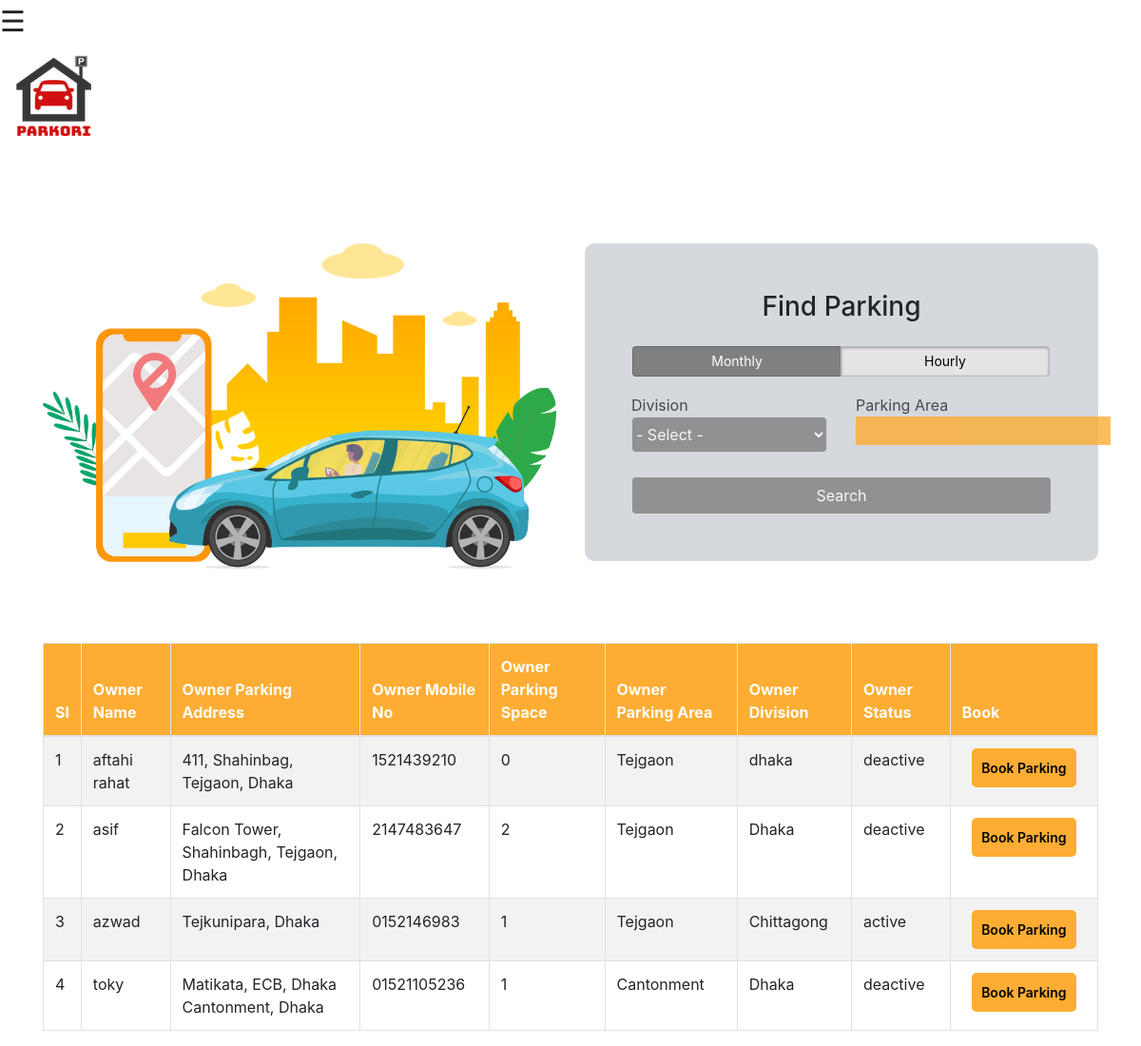
The page /Loginform/dashboards/parkerDashboard.php on the database its author committed.
### tables this page shows
CREATE TABLE `owner` (
  `id` int(6) NOT NULL,
  `username` varchar(40) NOT NULL,
  `password` varchar(60) NOT NULL,
  `email` varchar(60) NOT NULL,
  `mobile_no` varchar(255) NOT NULL,
  `nid` int(60) NOT NULL,
  `address` varchar(255) NOT NULL,
  `parking_area` varchar(255) NOT NULL,
  `division` varchar(255) NOT NULL,
  `space` int(90) NOT NULL,
  `status` varchar(20) NOT NULL DEFAULT 'deactive',
  `approval` varchar(20) NOT NULL DEFAULT 'no'
);

### Loginform/dashboards/parkerDashboard.php (the view, shortened to what this page needs)
<?php include "includes/dbconnect.inc.php"; ?>
<!DOCTYPE html>
<html lang="en">
	<head>
			<link rel="stylesheet" href="bootstrap.min.css">
			<link rel="stylesheet" href="owl.carousel.min.css">
			<link rel="stylesheet" href="owl.theme.default.min.css">
			<link href="find-parking-place.css" rel="stylesheet">
			<link href="sidebar.css" rel="stylesheet">
			<link rel="stylesheet" href="https://cdnjs.cloudflare.com/ajax/libs/font-awesome/4.7.0/css/font-awesome.min.css">
	</head>
	<body>
		<span style="font-size:30px;cursor:pointer" onclick="openNav()">&#9776;</span>
		<div id="main">
			<nav class="navbar navbar-default" role="navigation">
				<a class="navbar-brand navbar-right" href="index.html"><img src="rsz_logo1.png" ></a>
			</nav>
			<section class="banner-area">
				<div class="container">
					<div class="row upperspace">
						<div class=" col-lg-6 col-md-5 col-sm-12 col-12">
							<div class="banner-img">
								<img src="million-job.png" class="img-fluid">
							</div>
						</div>
						<div class=" col-lg-6 col-md-7 col-sm-12 col-12">
							<div class="sign-up-area">
								<div class="sign-up">
									<div class="row">
										<div class="col-md-12">
											<h3 align="center" class="mb-4">Find Parking</h3>
										</div>
									</div>
									<div class="row">
										<div class="col-md-12">
											<form method="post" action="">
												<div class="switch-field w-100">
													<label for="monthly">Monthly</label>
													<label for="hourly">Hourly</label>
												</div>
												<div class="time-picker-section">
													<div class="row">
														<div class="col-6 pl-1">
															<div class="form-group ">
																<label>Division</label>
																<select class="form-control"  id="division" name="division" required="">
																	<option disabled selected value>- Select -</option>
																</select>
															</div>
														</div>
														<div class="col-6 pr-1">
															<div class="form-group">
																<label>Parking Area</label>
																<input type="text" id="local" name="local"/>
															</div>
														</div>
													</div>
												</div>
												<button type="submit" id="sign" class="btn btn-block mt-3 datepicker-btn" name="search_btn">Search</button>
											</form>
										</div>
									</div>
								</div>
							</div>
						</div>
					</div>
				</div>
			</section>
			<section class="find-parking-table">
				<div class="container">
					<div class="row">
						<div class="col-md-12">
							<div class="table-responsive">
								<table id="example" class="table table-striped table-bordered">
									<thead>
										<tr>
											<th >Sl</th>
											<th>Owner Name</th>
											<th >Owner Parking Address</th>
											<th>Owner Mobile No</th>
											<th>Owner Parking Space</th>
											<th>Owner Parking Area</th>
											<th>Owner Division</th>
											<th>Owner Status</th>
											<th width="14%">Book</th>
										</tr>
									</thead>
									<tbody id="find_park_t">
										<?php
											if (isset($_POST['search_btn'])) {
												$search = $_POST['search_btn'];
												$parker_search = mysqli_real_escape_string($conn, $_POST['local']);
												$parker_division = mysqli_real_escape_string($conn, $_POST['division']);
												$query = "SELECT * FROM owner WHERE id LIKE '$search'";
												$select_query = mysqli_query($conn, $query);
												while ($row = mysqli_fetch_assoc($select_query)) {
													$o_parking_area = $row['parking_area'];
													$o_division = $row['division'];
													if ($parker_division == $o_division) {
														$query = "SELECT * FROM owner";
														$select_query = mysqli_query($conn, $query);
														$i = 0;
														while ($row = mysqli_fetch_assoc($select_query)) {
															$the_o_id = $row['id'];
															$o_username = $row['username'];
															$o_email = $row['email'];
															$o_mobile_no = $row['mobile_no'];
															$o_nid = $row['nid'];
															$o_address = $row['address'];
															$o_parking_area = $row['parking_area'];
															$o_division = $row['division'];
															$o_space= $row['space'];
															$o_status = $row['status'];
															$i++;
															?>
															<tr>
																<td><?php echo $i; ?></td>
																<td><?php echo $o_username; ?> </td>
																<td><?php echo $o_address; ?></td>
																<td><?php echo $o_mobile_no; ?></td>
																<td><?php echo $o_space; ?></td>
																<td><?php echo $o_parking_area; ?></td>
																<td><?php echo $o_division; ?></td>
																<td><?php echo $o_status; ?></td>
																<td align="center"><a href="FindParkingFormee2c.html?link=380"><button>Book Parking</button></a></td>
															</tr>
														<?php
														}
															}
													}
											}
											else {
												$query = "SELECT * FROM owner";
												$select_query = mysqli_query($conn, $query);
												$i = 0;
												while ($row = mysqli_fetch_assoc($select_query)) {
													$o_username = $row['username'];
													$o_mobile_no = $row['mobile_no'];
													$o_address = $row['address'];
													$o_parking_area = $row['parking_area'];
													$o_division = $row['division'];
													$o_space= $row['space'];
													$o_status = $row['status'];
													$i++;
													?>
													<tr>
														<td><?php echo $i; ?></td>
														<td><?php echo $o_username; ?> </td>
														<td><?php echo $o_address; ?></td>
														<td><?php echo $o_mobile_no; ?></td>
														<td><?php echo $o_space; ?></td>
														<td><?php echo $o_parking_area; ?></td>
														<td><?php echo $o_division; ?></td>
														<td><?php echo $o_status; ?></td>
														<td align="center"><a href="parkerDashboard_update.php?uname=<?php echo $o_username; ?>"><button name="book_park" type="button">Book Parking</button></a></td>
													</tr>
										<?php
												}
											}
										?>
									</tbody>
								</table>
							</div>
						</div>
					</div>
				</div>
			</section>
		</div>
	</body>
</html>

### Loginform/dashboards/find-parking-place.css (style rules this page uses)
.banner-area { position: relative; }
.upperspace { padding-top: 100px; }
.banner-img { height: 400px; }
.find-parking-table { margin-top: 20px; }
.find-parking-table thead { background-color: #fdad33; color: white; }
.find-parking-table button { background-color: #fdad33; border: none; padding: 10px; font-size: 14px; font-weight: 600; border-radius: 5px; text-align: center; }
.sign-up-area { border-radius: 10px; background-color: #d5d8dc ; }
.sign-up { padding: 50px; }
.sign-up button { border-bottom-style:3px solid transparent; }
.time-picker-section { padding: 10px 10px; border-radius: 3px; margin-bottom:10px; opacity: 0.8; }
.time-picker-section input { height: 30px; background-color: #FDAD33; padding: 10px; border: none; }
.time-picker-section label { padding: 0px!important; margin: 0px!important; }
.time-picker-section .form-group { padding-bottom: 0px!important; margin-bottom: 0px!important; }
.time-picker-section .form-control { padding: 0px; }
.datepicker-btn { background-color: gray; color: white; opacity: 0.8; }
.switch-field { display: flex; overflow: hidden; }
.switch-field label { background-color: #e4e4e4; color: black; font-size: 14px; line-height: 1; text-align: center; padding: 8px 16px; margin-right: -1px; border: 1px solid rgba(0, 0, 0, 0.2); box-shadow: inset 0 1px 3px rgba(0, 0, 0, 0.3), 0 1px rgba(255, 255, 255, 0.1); transition: all 0.1s ease-in-out; }
.switch-field input:checked + label { background-color: gray; box-shadow: none; width: 50%; color: white; }
.switch-field label:first-of-type { border-radius: 4px 0 0 4px; width: 50%; }
.switch-field label:last-of-type { border-radius: 0 4px 4px 0; width: 50%; }
.time-picker-section .form-control { color:white!important; background-color:gray!important; }

### rows shown on the page
owner: username "aftahi rahat", address "411, Shahinbag, Tejgaon, Dhaka", mobile_no "1521439210", space "0", parking_area "Tejgaon", division "dhaka", status "deactive"
owner: username "asif", address "Falcon Tower, Shahinbagh, Tejgaon, Dhaka", mobile_no "2147483647", space "2", parking_area "Tejgaon", division "Dhaka", status "deactive"
owner: username "azwad", address "Tejkunipara, Dhaka", mobile_no "0152146983", space "1", parking_area "Tejgaon", division "Chittagong", status "active"
owner: username "toky", address "Matikata, ECB, Dhaka Cantonment, Dhaka", mobile_no "01521105236", space "1", parking_area "Cantonment", division "Dhaka", status "deactive"
